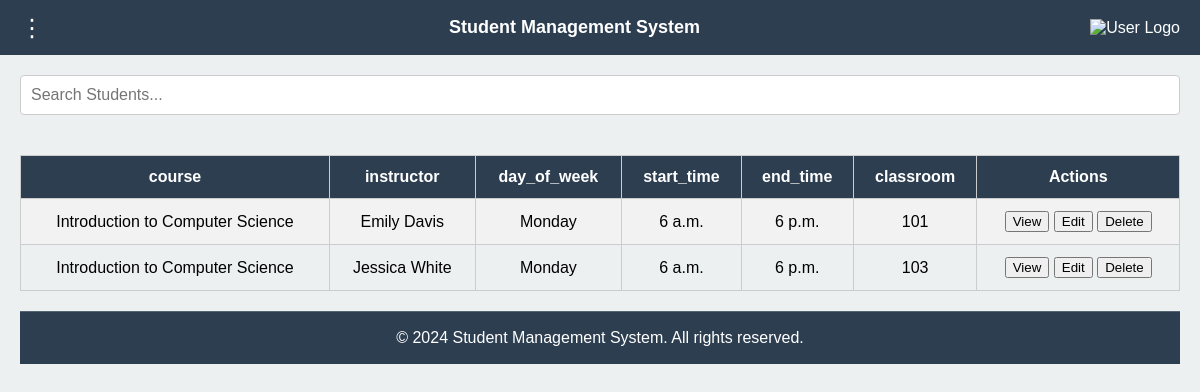
The app's page /shedeul with its own data.
### myapp/models.py (models this page shows, shortened)
class ClassSchedule(models.Model):
    course = models.ForeignKey(Coursemodel, on_delete=models.CASCADE)
    instructor = models.ForeignKey(Studentmodel, on_delete=models.CASCADE)
    day_of_week = models.CharField(max_length=10, choices=[
        ('Monday', 'Monday'),
        ('Tuesday', 'Tuesday'),
        ('Wednesday', 'Wednesday'),
        ('Thursday', 'Thursday'),
        ('Friday', 'Friday'),
        ('Saturday', 'Saturday'),
        ('Sunday', 'Sunday'),
    ])
    start_time = models.TimeField()
    end_time = models.TimeField()
    classroom = models.CharField(max_length=50)

class Coursemodel(models.Model):
    course_name = models.CharField(max_length=100)
    credits = models.IntegerField()
    instructor = models.ForeignKey(Custom_user, on_delete=models.SET_NULL, null=True)
    def __str__(self):
        return self.course_name

class Studentmodel(models.Model):
    first_name = models.CharField(max_length=50)
    last_name = models.CharField(max_length=50)
    date_of_birth = models.DateField()
    email = models.EmailField()
    phone = models.CharField(max_length=15)
    def __str__(self):
        return f"{self.first_name} {self.last_name}"

### myproject/views.py (the view)
# urls.py: path('shedeul', shedeul, name='shedeul'),
def shedeul(req):
    students = ClassSchedule.objects.all()
    return render(req, 'list/shedeul.html', {'students': students})

### template/List/shedeul.html
{% extends 'index.html' %}
{% block body %}
<table>
    <thead>
        <tr>
            <th>course</th>
            <th>instructor</th>
            <th>day_of_week</th>
            <th>start_time</th>
            <th>end_time</th>
            <th>classroom</th>
            <th>Actions</th>
        </tr>
    </thead>
    <tbody id="studentTable">
        <tr>
            {% for student in students %}
            <tr>
                <td>{{ student.course }}</td>
                <td>{{ student.instructor }}</td>
                <td>{{ student.day_of_week }}</td>
                <td>{{ student.start_time }}</td>
                <td>{{ student.end_time }}</td>
                <td>{{ student.classroom }}</td>
            <td>
                <button onclick="viewStudent(1)">View</button>
                <button onclick="editStudent(1)">Edit</button>
                <button onclick="deleteStudent(1)">Delete</button>
            </td>
            {% endfor %}
        </tr>
    </tbody>
</table>
{% endblock body %}

### template/index.html (shortened to what this page needs)
<!DOCTYPE html>
<html lang="en">
<head>
    <link rel="stylesheet" href="https://cdnjs.cloudflare.com/ajax/libs/font-awesome/6.0.0-beta3/css/all.min.css">
    <link rel="stylesheet" href="https://cdnjs.cloudflare.com/ajax/libs/font-awesome/6.0.0-beta3/css/all.min.css">
</head>
<body>
    <header>
        <div class="three-dots" onclick="toggleSidebar()">&#x22EE;</div>
        <h1 style="font-size: 18px; color: white;">Student Management System</h1>
        <div>
            <img src="D:\@SHIFTA\OIP.jpg" alt="User Logo" style="height: 40px; cursor: pointer;" class="profile-icon">
        </div>
    </header>
    <div class="content">
        <div class="search-bar">
            <input type="text" id="search" placeholder="Search Students..." onkeyup="searchTable()">
        </div>
        <div style="display: flex; justify-content: center;">
            {% block body %}
            {% endblock body %}
        </div>
        <footer>
            <p>&copy; 2024 Student Management System. All rights reserved.</p>
        </footer>
    </div>
</body>
</html>

### template/index.html (style rules this page uses)
* { box-sizing: border-box; }
body { font-family: Arial, sans-serif; margin: 0; display: flex; flex-direction: column; height: 100vh; background-color: #f4f4f4; }
header { display: flex; align-items: center; justify-content: space-between; background-color: #2c3e50; padding: 5px 20px; color: #ffffff; position: sticky; top: 0; z-index: 1000; }
.content { flex: 1; margin-left: 0; padding: 20px; background-color: #ecf0f1; overflow-y: auto; transition: margin-left 0.3s; padding-top: 20px; }
table { width: 100%; border-collapse: collapse; margin: 20px 0; }
th, td { padding: 12px; text-align: center; border: 1px solid #ccc; }
th { background-color: #2c3e50; color: #ffffff; }
tr:nth-child(even) { background-color: #f2f2f2; }
input[type="text"], select { padding: 10px; width: 100%; border: 1px solid #ccc; border-radius: 4px; }
.search-bar { margin-bottom: 20px; }
.search-bar input { padding: 10px; width: 100%; border: 1px solid #ccc; border-radius: 4px; }
.three-dots { cursor: pointer; font-size: 24px; color: white; margin-right: 15px; }
footer { text-align: center; padding: 1px 0; background-color: #2c3e50; color: white; position: relative; margin-top: auto; border-top: 1px solid rgba(255, 255, 255, 0.2); }
input[type="text"], select { padding: 10px; width: 100%; border: 1px solid #ccc; border-radius: 4px; font-size: 16px; }

### records on screen
ClassSchedule: course "Introduction to Computer Science", instructor "Emily Davis", day_of_week "Monday", start_time "6 a.m.", end_time "6 p.m.", classroom "101"
ClassSchedule: course "Introduction to Computer Science", instructor "Jessica White", day_of_week "Monday", start_time "6 a.m.", end_time "6 p.m.", classroom "103"
